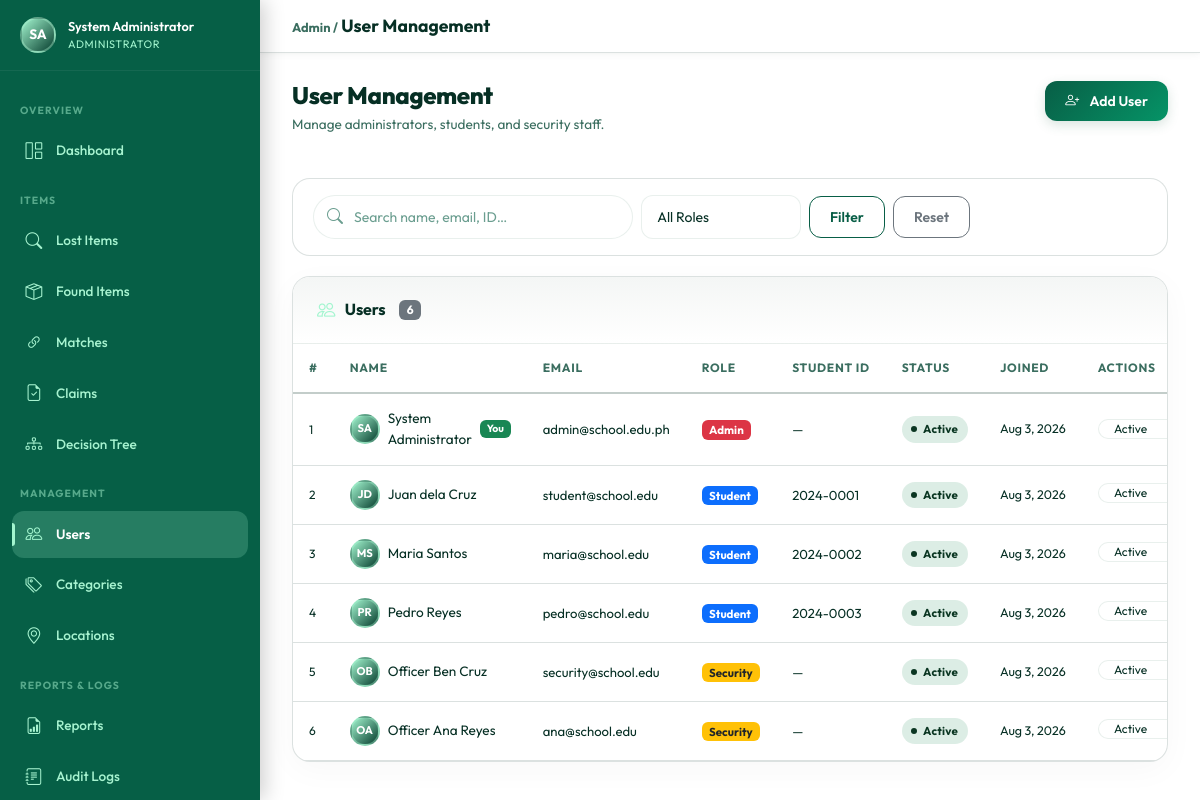
The page /admin/users.php (signed in) on the database its author committed.
### tables this page shows
CREATE TABLE IF NOT EXISTS `users` (
    `id`              INT UNSIGNED    NOT NULL AUTO_INCREMENT,
    `name`            VARCHAR(100)    NOT NULL,
    `email`           VARCHAR(150)    NOT NULL,
    `password`        VARCHAR(255)    NOT NULL,
    `role`            ENUM('admin','student','security') NOT NULL DEFAULT 'student',
    `student_id`      VARCHAR(50)     NULL DEFAULT NULL,
    `phone`           VARCHAR(20)     NULL DEFAULT NULL,
    `profile_photo`   VARCHAR(255)    NULL DEFAULT NULL,
    `status`          ENUM('active','inactive','suspended') NOT NULL DEFAULT 'active',
    `remember_token`  VARCHAR(100)    NULL DEFAULT NULL,
    `last_login`      DATETIME        NULL DEFAULT NULL,
    `created_at`      DATETIME        NOT NULL DEFAULT CURRENT_TIMESTAMP,
    `updated_at`      DATETIME        NOT NULL DEFAULT CURRENT_TIMESTAMP ON UPDATE CURRENT_TIMESTAMP,
    PRIMARY KEY (`id`),
    UNIQUE KEY `uq_email` (`email`),
    KEY `idx_role`   (`role`),
    KEY `idx_status` (`status`)
);

### includes/auth.php (called while the page is built, shortened)
<?php
require_once __DIR__ . '/../config/database.php';
function isLoggedIn(): bool
{
    return isset($_SESSION['user_id']) && isset($_SESSION['role']);
}
function currentUser(): array
{
    static $user = null;
    if ($user === null) {
        $user = db()->fetchOne(
            'SELECT id, name, email, role, student_id, phone, profile_photo, status FROM users WHERE id = ? AND status = "active"',
            [$_SESSION['user_id']]
        );
    }
    return $user;
}
if (!function_exists('userInitials')) {
    function userInitials(string $name): string
    {
        $parts = explode(' ', trim($name));
        $initials = '';
        foreach (array_slice($parts, 0, 2) as $part) {
            $initials .= strtoupper($part[0] ?? '');
        }
        return $initials ?: '?';
    }
}
$user = isLoggedIn() ? currentUser() : [];

### config/database.php (called while the page is built, shortened)
<?php
class Database
{
    private static ?Database $instance = null;
    private PDO $connection;
    private function __construct()
    {
        $dsn = sprintf(
            'mysql:host=%s;port=%s;dbname=%s;charset=%s',
            DB_HOST, DB_PORT, DB_NAME, DB_CHARSET
        );
        $options = [
            PDO::ATTR_ERRMODE            => PDO::ERRMODE_EXCEPTION,
            PDO::ATTR_DEFAULT_FETCH_MODE => PDO::FETCH_ASSOC,
            PDO::ATTR_EMULATE_PREPARES   => false,
            PDO::MYSQL_ATTR_INIT_COMMAND => "SET NAMES utf8mb4 COLLATE utf8mb4_unicode_ci",
        ];
        try {
            $this->connection = new PDO($dsn, DB_USER, DB_PASS, $options);
        } catch (PDOException $e) {
            if (APP_DEBUG) {
                die('<div style="background:#f8d7da;color:#721c24;padding:1rem;font-family:monospace;border-radius:4px;">
                    <strong>Database Connection Failed:</strong><br>' . htmlspecialchars($e->getMessage()) . '
                </div>');
            }
            die('A database error occurred. Please try again later.');
        }
    }
    public static function getInstance(): Database
    {
        if (self::$instance === null) {
            self::$instance = new self();
        }
        return self::$instance;
    }
    public function query(string $sql, array $params = []): PDOStatement
    {
        $stmt = $this->connection->prepare($sql);
        $stmt->execute($params);
        return $stmt;
    }
    public function fetchOne(string $sql, array $params = []): array|false
    {
        return $this->query($sql, $params)->fetch();
    }
    public function fetchAll(string $sql, array $params = []): array
    {
        return $this->query($sql, $params)->fetchAll();
    }
}
function db(): Database
{
    return Database::getInstance();
}

### admin/users.php (the view, shortened to what this page needs)
<?php
$activePage = 'users';
require_once __DIR__ . '/../config/database.php';
require_once __DIR__ . '/../includes/auth.php';
require_once __DIR__ . '/../includes/functions.php';
$search    = sanitize($_GET['search'] ?? '');
$page      = max(1, (int)($_GET['page'] ?? 1));
$sql    = 'SELECT * FROM users WHERE 1=1';
$params = [];
$sql .= ' ORDER BY created_at DESC';
$pager = paginate($sql, $params, $page);
include __DIR__ . '/../includes/header.php';
include __DIR__ . '/../includes/sidebar_admin.php';
?>
<div class="main-content">
  <div class="topbar">
    <div class="topbar-title"><span class="text-muted-sm">Admin /</span> User Management</div>
  </div>
  <div class="content-area">
    <div class="page-header">
      <div>
        <h1 class="page-title">User Management</h1>
        <p class="page-subtitle">Manage administrators, students, and security staff.</p>
      </div>
      <button class="btn btn-primary" data-bs-toggle="modal" data-bs-target="#createUserModal" id="btnCreateUser">
        <i class="bi bi-person-plus me-1"></i> Add User
      </button>
    </div>
    <div class="filters-row">
      <form method="GET" class="d-flex align-items-center gap-2 flex-wrap w-100">
        <div class="search-bar flex-grow-1">
          <input type="text" name="search" class="form-control" placeholder="Search name, email, ID…"
                 value="<?= e($search) ?>">
        </div>
        <select name="role" class="form-select" style="max-width:160px;">
          <option value="">All Roles</option>
        </select>
        <button type="submit" class="btn btn-outline-primary btn-sm">Filter</button>
        <a href="<?= BASE_URL ?>/admin/users.php" class="btn btn-outline-secondary btn-sm">Reset</a>
      </form>
    </div>
    <div class="card">
      <div class="card-header">
        <span class="card-title"><i class="bi bi-people"></i> Users
          <span class="badge bg-secondary ms-1"><?= number_format($pager['total']) ?></span>
        </span>
      </div>
      <div class="card-body p-0">
        <div class="table-responsive">
          <table class="table table-hover mb-0 table-mobile-cards" id="usersTable">
            <thead>
              <tr>
                <th>#</th>
                <th>Name</th>
                <th>Email</th>
                <th>Role</th>
                <th>Student ID</th>
                <th>Status</th>
                <th>Joined</th>
                <th>Actions</th>
              </tr>
            </thead>
            <tbody>
              <?php foreach ($pager['rows'] as $u): ?>
              <tr>
                <td data-label="#" style="font-size:.75rem;color:var(--text-muted);"><?= $u['id'] ?></td>
                <td data-label="Name">
                  <div class="d-flex align-items-center gap-2">
                    <div class="sidebar-avatar" style="width:30px;height:30px;font-size:.7rem;">
                      <?= userInitials($u['name']) ?>
                    </div>
                    <span class="fw-600" style="font-size:.85rem;"><?= e($u['name']) ?></span>
                    <?php if ((int)$u['id'] === (int)$user['id']): ?>
                    <span class="badge bg-success" style="font-size:.65rem;">You</span>
                    <?php endif; ?>
                  </div>
                </td>
                <td data-label="Email" style="font-size:.82rem;"><?= e($u['email']) ?></td>
                <td data-label="Role">
                  <?php
                  $roleBg = match($u['role']) {
                    'admin'    => 'bg-danger',
                    'security' => 'bg-warning text-dark',
                    default    => 'bg-primary',
                  };
                  ?>
                  <span class="badge <?= $roleBg ?>" style="font-size:.72rem;"><?= ucfirst($u['role']) ?></span>
                </td>
                <td data-label="Student ID" style="font-size:.82rem;"><?= e($u['student_id'] ?? '—') ?></td>
                <td data-label="Status"><?= statusBadge($u['status']) ?></td>
                <td data-label="Joined" style="font-size:.78rem;white-space:nowrap;"><?= formatDate($u['created_at'], 'M j, Y') ?></td>
                <td data-label="Actions">
                  <div class="d-flex gap-1">
                    <form method="POST" class="d-inline">
                      <select name="status" class="form-select form-select-sm py-0" style="width:auto;font-size:.75rem;"
                              onchange="this.form.submit()">
                        <?php foreach (['active','inactive','suspended'] as $s): ?>
                        <option value="<?= $s ?>" <?= $u['status']===$s?'selected':'' ?>><?= ucfirst($s) ?></option>
                        <?php endforeach; ?>
                      </select>
                    </form>
                  </div>
                </td>
              </tr>
              <?php endforeach; ?>
            </tbody>
          </table>
        </div>
      </div>
    </div>
  </div>
</div>
<?php include __DIR__ . '/../includes/footer.php'; ?>

### includes/sidebar_admin.php (shortened to what this page needs)
<?php
require_once __DIR__ . '/../includes/auth.php';
require_once __DIR__ . '/../includes/functions.php';
require_once __DIR__ . '/../includes/notifications.php';
$u = currentUser();
$activePage = $activePage ?? '';
function adminNavLink(string $href, string $icon, string $label, string $page, string $active, int $badge = 0): string {
    $cls = $page === $active ? ' active' : '';
    $b   = $badge > 0 ? "<span class='nav-badge'>{$badge}</span>" : '';
    return "<li class='nav-item'>
              <a href='{$href}' class='nav-link-sidebar{$cls}'>
                <i class='bi {$icon}'></i> {$label} {$b}
              </a>
            </li>";
}
$pendingClaims   = db()->fetchOne('SELECT COUNT(*) AS c FROM claims WHERE status="pending"')['c'] ?? 0;
$pendingMatches  = db()->fetchOne('SELECT COUNT(*) AS c FROM matches WHERE status="pending"')['c'] ?? 0;
?>
<nav class="sidebar" id="sidebar">
  <div class="sidebar-user">
    <div class="sidebar-avatar"><?= userInitials($u['name']) ?></div>
    <div>
      <div class="sidebar-user-name"><?= e($u['name']) ?></div>
      <div class="sidebar-user-role">Administrator</div>
    </div>
  </div>
  <ul class="sidebar-nav list-unstyled">
    <span class="nav-section-label">Overview</span>
    <?= adminNavLink(BASE_URL.'/admin/dashboard.php',   'bi-grid-1x2',       'Dashboard',   'dashboard',   $activePage) ?>
    <span class="nav-section-label">Items</span>
    <?= adminNavLink(BASE_URL.'/admin/reports.php?type=lost',  'bi-search',   'Lost Items',  'lost',        $activePage) ?>
    <?= adminNavLink(BASE_URL.'/admin/reports.php?type=found', 'bi-box-seam', 'Found Items', 'found',       $activePage) ?>
    <?= adminNavLink(BASE_URL.'/admin/reports.php?type=match', 'bi-link-45deg','Matches',    'matches',     $activePage, (int)$pendingMatches) ?>
    <?= adminNavLink(BASE_URL.'/admin/claims.php',      'bi-file-earmark-check','Claims',   'claims',      $activePage, (int)$pendingClaims) ?>
    <?= adminNavLink(BASE_URL.'/admin/decision_tree.php', 'bi-diagram-3', 'Decision Tree', 'decision_tree', $activePage) ?>
    <span class="nav-section-label">Management</span>
    <?= adminNavLink(BASE_URL.'/admin/users.php',       'bi-people',         'Users',       'users',       $activePage) ?>
    <?= adminNavLink(BASE_URL.'/admin/categories.php',  'bi-tags',           'Categories',  'categories',  $activePage) ?>
    <?= adminNavLink(BASE_URL.'/admin/locations.php',   'bi-geo-alt',        'Locations',   'locations',   $activePage) ?>
    <span class="nav-section-label">Reports & Logs</span>
    <?= adminNavLink(BASE_URL.'/admin/reports.php',     'bi-file-earmark-bar-graph','Reports','reports',   $activePage) ?>
    <?= adminNavLink(BASE_URL.'/admin/audit_logs.php',  'bi-journal-text',   'Audit Logs',  'audit',       $activePage) ?>
  </ul>
</nav>

### includes/functions.php (shortened to what this page needs)
<?php
require_once __DIR__ . '/../config/database.php';
function e(mixed $val): string
{
    return htmlspecialchars((string)($val ?? ''), ENT_QUOTES | ENT_HTML5, 'UTF-8');
}
function sanitize(string $input): string
{
    return trim(strip_tags($input));
}
function paginate(string $sql, array $params, int $page, int $perPage = ITEMS_PER_PAGE): array
{
    $countSql = preg_replace('/SELECT\s.+?\sFROM/is', 'SELECT COUNT(*) AS total FROM', $sql);
    $countSql = preg_replace('/ORDER BY.+$/is', '', $countSql);
    $total    = (int)(db()->fetchOne($countSql, $params)['total'] ?? 0);
    $pages    = max(1, (int)ceil($total / $perPage));
    $page     = max(1, min($page, $pages));
    $offset   = ($page - 1) * $perPage;
    $rows = db()->fetchAll($sql . " LIMIT {$perPage} OFFSET {$offset}", $params);
    return [
        'rows'       => $rows,
        'total'      => $total,
        'page'       => $page,
        'pages'      => $pages,
        'per_page'   => $perPage,
        'from'       => $total === 0 ? 0 : $offset + 1,
        'to'         => min($offset + $perPage, $total),
    ];
}
function statusBadge(string $status): string
{
    $labels = [
        'pending'   => 'Pending',
        'active'    => 'Active',
        'matched'   => 'Matched',
        'claimed'   => 'Claimed',
        'closed'    => 'Closed',
        'approved'  => 'Approved',
        'rejected'  => 'Rejected',
        'released'  => 'Released',
        'confirmed' => 'Confirmed',
        'inactive'  => 'Inactive',
        'suspended' => 'Suspended',
    ];
    $label = $labels[$status] ?? ucfirst($status);
    return "<span class='badge-status badge-{$status}'>" . e($label) . "</span>";
}
function formatDate(string $date, string $format = 'M j, Y'): string
{
    return date($format, strtotime($date));
}

### rows shown on the page
users: name "SA", name "System Administrator", id "1", shows "You", email "admin@school.edu.ph", role "Admin", student "—", status "Active", created_at "Aug 3, 2026"
users: id "2", name "JD", name "Juan dela Cruz", email "student@school.edu", role "Student", student "2024-0001", status "Active", created_at "Aug 3, 2026"
users: id "3", name "MS", name "Maria Santos", email "maria@school.edu", role "Student", student "2024-0002", status "Active", created_at "Aug 3, 2026"
users: id "4", name "PR", name "Pedro Reyes", email "pedro@school.edu", role "Student", student "2024-0003", status "Active", created_at "Aug 3, 2026"
users: id "5", name "OB", name "Officer Ben Cruz", email "security@school.edu", role "Security", student "—", status "Active", created_at "Aug 3, 2026"
users: id "6", name "OA", name "Officer Ana Reyes", email "ana@school.edu", role "Security", student "—", status "Active", created_at "Aug 3, 2026"

### other values the page prints
$label "Dashboard Lost Items Found Items Matches Claims Decision Tree Users Categories Locations Reports Audit Logs"
$pager['total'] "6"
